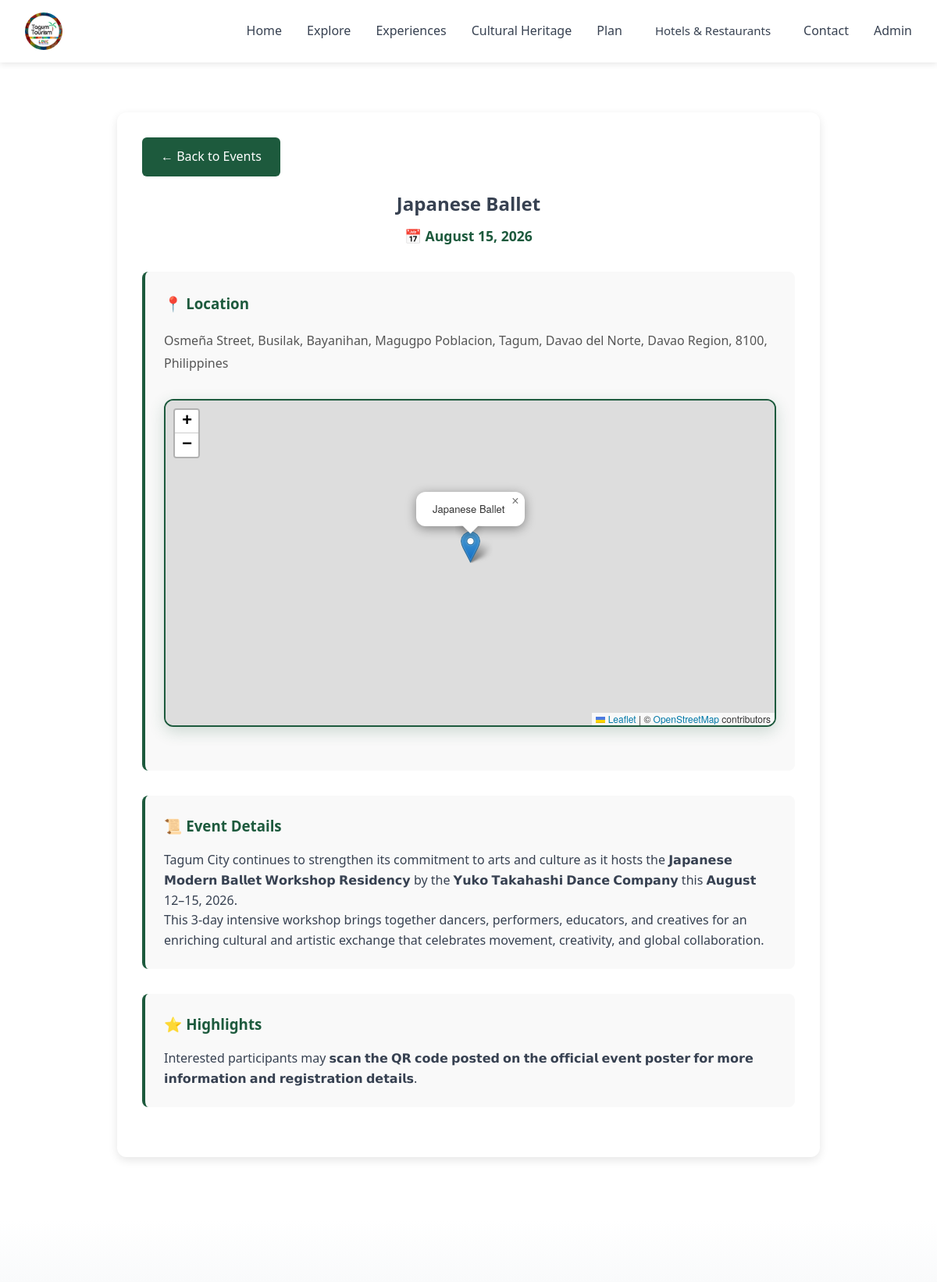
/Explore Module/event1-detail.php?id=25, run on the app's committed database.
### tables this page shows
CREATE TABLE "events" (
  id INTEGER PRIMARY KEY AUTOINCREMENT,
  name TEXT NOT NULL,
  description TEXT,
  image TEXT,
  location TEXT,
  history TEXT,
  highlights TEXT,
  created_at DATETIME DEFAULT CURRENT_TIMESTAMP
, latitude REAL, longitude REAL, event_date TEXT);

### Explore Module/event1-detail.php (the view, shortened to what this page needs)
<!DOCTYPE html>
<html lang="en">
<head>
    <link rel="stylesheet" href="../css/style.css">
    <link rel="stylesheet" href="../css/experience-details.css">
</head>
<body>
<?php include '../navbar.php'; ?>
    <main class="main-content" style="padding-top: 2rem; padding-bottom: 3rem;">
        <section class="event-detail-section">
            <div class="event-detail-container" style="position: relative; z-index: 1;">
            <a href="../Explore module/explore.php" class="back-btn">← Back to Events</a>
            <?php
            $dbFile = '../database.db';
            $eventId = $_GET['id'] ?? null;
            $event = null;
            if ($eventId && is_numeric($eventId)) {
                if (file_exists($dbFile)) {
                    try {
                        $db = new SQLite3($dbFile);
                        $stmt = $db->prepare('SELECT * FROM events WHERE id = :id');
                        $stmt->bindValue(':id', (int)$eventId, SQLITE3_INTEGER);
                        $result = $stmt->execute();
                        $event = $result->fetchArray(SQLITE3_ASSOC);
                    } catch (Exception $e) {
                        $event = null;
                    }
                }
            }
            if ($event):
            ?>
            <div class="event-header">
                <h1><?php echo htmlspecialchars($event['name']); ?></h1>
                <?php if (!empty($event['event_date'])): ?>
                    <p style="font-size: 1.1rem; color: #1d5a3d; font-weight: 600; margin-top: 0.5rem;">
                        📅 <?php echo htmlspecialchars(date('F j, Y', strtotime($event['event_date']))); ?>
                    </p>
                <?php endif; ?>
            </div>
            <div class="event-content">
                <?php if (!empty($event['location'])): ?>
                    <div class="event-section">
                        <h3>📍 Location</h3>
                        <p><?php echo htmlspecialchars($event['location']); ?></p>
        <div class="event-map-container">
            <div class="event-map-wrap">
                <div id="map-container"></div>
            </div>
        </div>
        <link rel="stylesheet" href="https://unpkg.com/leaflet@1.9.4/dist/leaflet.css"/>
        </div>
                    </div>
                <?php endif; ?>
                <?php if (!empty($event['history'])): ?>
                    <div class="event-section">
                        <h3>📜 Event Details</h3>
                        <p><?php echo nl2br(htmlspecialchars($event['history'])); ?></p>
                    </div>
                <?php endif; ?>
                <?php if (!empty($event['highlights'])): ?>
                    <div class="event-section">
                        <h3>⭐ Highlights</h3>
                        <p><?php echo nl2br(htmlspecialchars($event['highlights'])); ?></p>
                    </div>
                <?php endif; ?>
            </div>
            <?php endif; ?>
    </section>
    </main>
    <footer class="footer">
        <div class="footer-content">
        </div>
    </footer>
</body>
</html>

### css/style.css (style rules this page uses)
:root { --dark-green: #1d5a3d; --light-green: #2d7a4d; --gray: #6b7280; --light-gray: #f3f4f6; --white: #ffffff; --dark-gray: #374151; }
* { margin: 0; padding: 0; box-sizing: border-box; }
body { font-family: 'Segoe UI', Tahoma, Geneva, Verdana, sans-serif; line-height: 1.6; color: var(--dark-gray); overflow-x: hidden; width: 100%; }
html { scroll-behavior: smooth; }
.footer { padding: 2rem 1rem; background: linear-gradient(180deg, #ffffff 0%, #f9fafb 100%); }
.footer .footer-content { display: flex; align-items: center; justify-content: space-between; gap: 1rem; }
.footer { background-color: var(--dark-green); color: var(--light-green); padding: 2rem; text-align: center; }
.footer-content { max-width: 1200px; margin: 0 auto; }

### css/experience-details.css (style rules this page uses)
:root { --dark-green: #1d5a3d; --light-green: #2d7a4d; --gray: #6b7280; --light-gray: #f3f4f6; --white: #ffffff; --dark-gray: #374151; }

### Explore Module/event1-detail.php (style rules this page uses)
.event-detail-container { max-width: 900px; margin: 2rem auto; padding: 2rem; background: white; border-radius: 12px; box-shadow: 0 4px 12px rgba(0,0,0,0.1); }
.event-header { text-align: center; margin-bottom: 2rem; }
.event-content { line-height: 1.8; color: #555; }
.event-section { margin: 2rem 0; padding: 1.5rem; background: #f9f9f9; border-radius: 8px; border-left: 4px solid var(--primary-color, #1d5a3d); }
.event-section h3 { color: var(--primary-color, #1d5a3d); margin-bottom: 1rem; }
.back-btn { display: inline-block; margin-bottom: 1rem; padding: 0.75rem 1.5rem; background: var(--primary-color, #1d5a3d); color: white; text-decoration: none; border-radius: 6px; transition: background 0.3s; }
.event-map-container { margin: 2rem 0; height: 420px; position: relative; }
.event-map-wrap { height: 100%; border: 2px solid #1d5a3d; border-radius: 12px; overflow: hidden; background: #f8fafc; box-shadow: 0 6px 20px rgba(29,90,61,0.2); }
#map-container { height: 100%; width: 100%; }

### data on the page
events: name "Japanese Ballet", event_date "August 15, 2026", location "Osmeña Street, Busilak, Bayanihan, Magugpo Poblacion, Tagum, Davao del Norte, Davao Region, 8100, Philippines", history "Tagum City continues to strengthen its commitment to arts and culture as it hosts the 𝗝𝗮𝗽𝗮𝗻𝗲𝘀𝗲 𝗠𝗼𝗱𝗲𝗿𝗻 𝗕𝗮𝗹𝗹𝗲𝘁 𝗪𝗼𝗿𝗸𝘀𝗵𝗼𝗽 𝗥𝗲𝘀𝗶𝗱𝗲𝗻𝗰𝘆 by the 𝗬𝘂𝗸𝗼 𝗧𝗮𝗸𝗮𝗵𝗮𝘀𝗵𝗶 𝗗𝗮𝗻𝗰𝗲 𝗖𝗼𝗺𝗽𝗮𝗻𝘆 this 𝗔𝘂𝗴𝘂𝘀𝘁 12–15, 2026. This 3-day intensive workshop brings together dancers, performers, educators, and creatives for an enriching cultural and artistic exchange that celebrates movement, creativity, and global collaboration.", highlights "Interested participants may 𝘀𝗰𝗮𝗻 𝘁𝗵𝗲 𝗤𝗥 𝗰𝗼𝗱𝗲 𝗽𝗼𝘀𝘁𝗲𝗱 𝗼𝗻 𝘁𝗵𝗲 𝗼𝗳𝗳𝗶𝗰𝗶𝗮𝗹 𝗲𝘃𝗲𝗻𝘁 𝗽𝗼𝘀𝘁𝗲𝗿 𝗳𝗼𝗿 𝗺𝗼𝗿𝗲 𝗶𝗻𝗳𝗼𝗿𝗺𝗮𝘁𝗶𝗼𝗻 𝗮𝗻𝗱 𝗿𝗲𝗴𝗶𝘀𝘁𝗿𝗮𝘁𝗶𝗼𝗻 𝗱𝗲𝘁𝗮𝗶𝗹𝘀."
